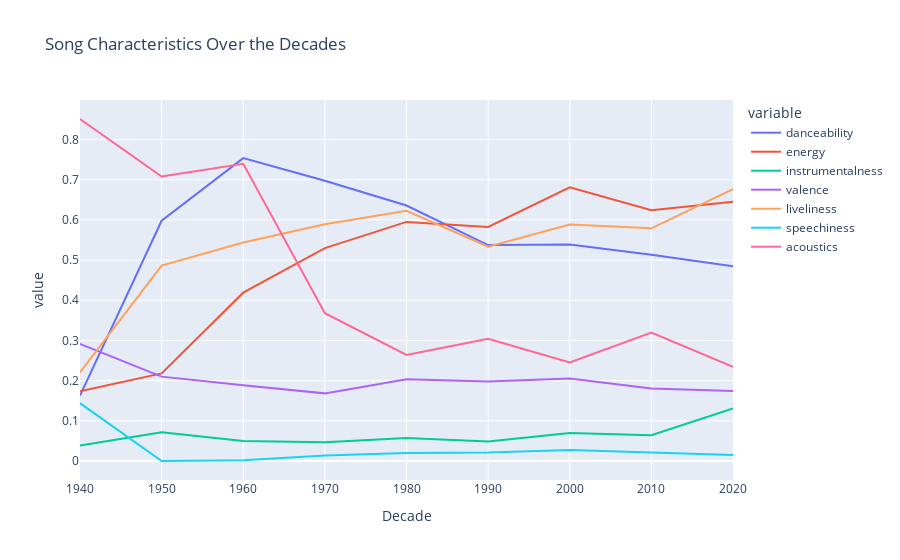

The notebook cell saved with this chart:
### Markdown cell above
Let's see how music changed over the decade

### Code cell
sound_features = ['danceability', 'energy', 'instrumentalness', 'valence', 'liveliness', 'speechiness', 'acoustics']
col_names = ['Decade']
col_names.extend(sound_features)

df_music_features = (df.sample(.2, seed=42)
                       .groupBy(F.round(F.year(df.Release_date), -1))
                       .agg({feature: 'mean' for feature in sound_features})
                       .toDF(*col_names)
                       .orderBy('Decade')
                       .toPandas()
                       .dropna(axis=0)
                    )
fig = px.line(df_music_features, x='Decade', y=sound_features, title='Song Characteristics Over the Decades')
fig.show()

### Figure 1 — Plotly figure (JSON) as saved in the notebook; plotly's stock layout.template omitted (floating-point values rounded to 4 significant figures)
{"data": [{"hovertemplate": "variable=danceability<br>Decade=%{x}<br>value=%{y}<extra></extra>", "legendgroup": "danceability", "line": {"color": "#636efa", "dash": "solid"}, "marker": {"symbol": "circle"}, "mode": "lines", "name": "danceability", "orientation": "v", "showlegend": true, "x": [1940, 1950, 1960, 1970, 1980, 1990, 2000, 2010, 2020], "xaxis": "x", "y": [0.163, 0.598, 0.7538, 0.6975, 0.6359, 0.5374, 0.539, 0.5131, 0.4849], "yaxis": "y", "type": "scatter"}, {"hovertemplate": "variable=energy<br>Decade=%{x}<br>value=%{y}<extra></extra>", "legendgroup": "energy", "line": {"color": "#EF553B", "dash": "solid"}, "marker": {"symbol": "circle"}, "mode": "lines", "name": "energy", "orientation": "v", "showlegend": true, "x": [1940, 1950, 1960, 1970, 1980, 1990, 2000, 2010, 2020], "xaxis": "x", "y": [0.1736, 0.218, 0.4189, 0.5299, 0.5951, 0.5827, 0.6813, 0.6239, 0.6452], "yaxis": "y", "type": "scatter"}, {"hovertemplate": "variable=instrumentalness<br>Decade=%{x}<br>value=%{y}<extra></extra>", "legendgroup": "instrumentalness", "line": {"color": "#00cc96", "dash": "solid"}, "marker": {"symbol": "circle"}, "mode": "lines", "name": "instrumentalness", "orientation": "v", "showlegend": true, "x": [1940, 1950, 1960, 1970, 1980, 1990, 2000, 2010, 2020], "xaxis": "x", "y": [0.03882, 0.07155, 0.04969, 0.04645, 0.05734, 0.0488, 0.06967, 0.06416, 0.1307], "yaxis": "y", "type": "scatter"}, {"hovertemplate": "variable=valence<br>Decade=%{x}<br>value=%{y}<extra></extra>", "legendgroup": "valence", "line": {"color": "#ab63fa", "dash": "solid"}, "marker": {"symbol": "circle"}, "mode": "lines", "name": "valence", "orientation": "v", "showlegend": true, "x": [1940, 1950, 1960, 1970, 1980, 1990, 2000, 2010, 2020], "xaxis": "x", "y": [0.2912, 0.21, 0.1886, 0.1683, 0.2037, 0.1977, 0.2054, 0.1805, 0.174], "yaxis": "y", "type": "scatter"}, {"hovertemplate": "variable=liveliness<br>Decade=%{x}<br>value=%{y}<extra></extra>", "legendgroup": "liveliness", "line": {"color": "#FFA15A", "dash": "solid"}, "marker": {"symbol": "circle"}, "mode": "lines", "name": "liveliness", "orientation": "v", "showlegend": true, "x": [1940, 1950, 1960, 1970, 1980, 1990, 2000, 2010, 2020], "xaxis": "x", "y": [0.2204, 0.4865, 0.544, 0.5894, 0.6226, 0.5335, 0.5885, 0.5792, 0.6764], "yaxis": "y", "type": "scatter"}, {"hovertemplate": "variable=speechiness<br>Decade=%{x}<br>value=%{y}<extra></extra>", "legendgroup": "speechiness", "line": {"color": "#19d3f3", "dash": "solid"}, "marker": {"symbol": "circle"}, "mode": "lines", "name": "speechiness", "orientation": "v", "showlegend": true, "x": [1940, 1950, 1960, 1970, 1980, 1990, 2000, 2010, 2020], "xaxis": "x", "y": [0.1439, 0, 0.002164, 0.01363, 0.01979, 0.02121, 0.02764, 0.02066, 0.01475], "yaxis": "y", "type": "scatter"}, {"hovertemplate": "variable=acoustics<br>Decade=%{x}<br>value=%{y}<extra></extra>", "legendgroup": "acoustics", "line": {"color": "#FF6692", "dash": "solid"}, "marker": {"symbol": "circle"}, "mode": "lines", "name": "acoustics", "orientation": "v", "showlegend": true, "x": [1940, 1950, 1960, 1970, 1980, 1990, 2000, 2010, 2020], "xaxis": "x", "y": [0.8512, 0.708, 0.7397, 0.368, 0.2642, 0.3042, 0.2451, 0.3196, 0.2342], "yaxis": "y", "type": "scatter"}], "layout": {"xaxis": {"anchor": "y", "domain": [0, 1], "title": {"text": "Decade"}}, "yaxis": {"anchor": "x", "domain": [0, 1], "title": {"text": "value"}}, "legend": {"title": {"text": "variable"}, "tracegroupgap": 0}, "title": {"text": "Song Characteristics Over the Decades"}}}
